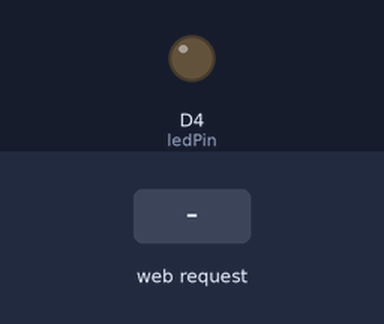
A sketch run on a simulated ESP8266 (NodeMCU). Shown: output pins drawn as LEDs (lit = HIGH). The inputs (shaded band) are chosen by the test bench. WiFi joins after 1.5 s; servers stay silent unless stated; storage starts empty; what the sketch prints to the serial monitor is not drawn.

Above: at 3.2 s.
3.3 s: HTTP request GET /bulbon received
At 4.5 s:
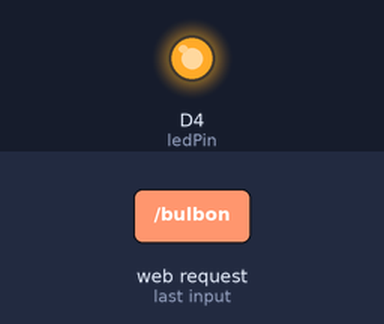
4.8 s: HTTP request GET /bulboff received
At 5.8 s:
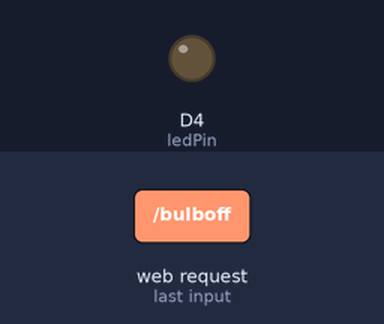
Timing chart, 0 to 7.8 s (numbered marks = the images above; inputs shaded):
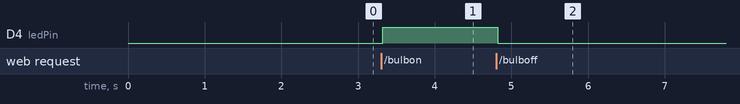

Measured:
- after the input at 3.3 s, D4 (ledPin): LOW → HIGH at once
- after the input at 4.8 s, D4 (ledPin): HIGH → LOW at once

The sketch:

sketch_mar21a.ino
```cpp
// Import required libraries
#include <ESP8266WiFi.h>
#include <ESPAsyncTCP.h>
#include <ESPAsyncWebServer.h>
#include <FS.h>
#include <Wire.h>
//#include <Adafruit_Sensor.h>
//#include <Adafruit_BME280.h>
#include<ArduinoJson.h>


// Replace with your network credentials
const char* ssid = "SLT_FIBRE";
const char* password = "638080338";

// Set LED GPIO
const int ledPin = D4;
// Stores LED state
String ledState;
bool isLedOn = false; // initial state of the LED bulb

// Create AsyncWebServer object on port 80
AsyncWebServer server(80);


/*void handleRequest(AsyncWebServerRequest *request) {
  Serial.println("Hii");
  // Retrieve the value of a parameter named "paramName"
  String paramValue = request->arg("paramName");
Serial.println(paramValue);
   digitalWrite(ledPin, paramValue == "on" ? HIGH : LOW);
  // Send the parameter value back to the client
  request->send(200, "text/plain", "Parameter value: " + paramValue);
}*/

void handle_on(AsyncWebServerRequest *request) {
  ledState = HIGH;
  digitalWrite(ledPin,HIGH);
}
void handle_off(AsyncWebServerRequest *request) {
  ledState = LOW;
  digitalWrite(ledPin,LOW);
}

void setup(){
  // Serial port for debugging purposes
  Serial.begin(115200);
  pinMode(ledPin, OUTPUT);

  // Initialize SPIFFS
  if(!SPIFFS.begin()){
    Serial.println("An Error has occurred while mounting SPIFFS");
    return;
  }

  // Connect to Wi-Fi
  WiFi.begin(ssid, password);
  while (WiFi.status() != WL_CONNECTED) {
    delay(1000);
    Serial.println("Connecting to WiFi..");
  }

  // Print ESP32 Local IP Address
  Serial.println(WiFi.localIP());

  // Route for root / web page
  server.on("/", HTTP_GET, [](AsyncWebServerRequest *request){
    request->send(SPIFFS, "/index.html");
  });

  // Route to load style.css file
  server.on("/style.css", HTTP_GET, [](AsyncWebServerRequest *request){
    request->send(SPIFFS, "/style.css", "text/css");
  });

  // Handle the toggle switch control
    server.on("/bulbon",HTTP_GET,handle_on);

    server.on("/bulboff",HTTP_GET,handle_off);

    Serial.println("Hii");


  server.begin();
  Serial.println("HTTP server started");
}

void loop() {
 //server.handleClient();

}
```
